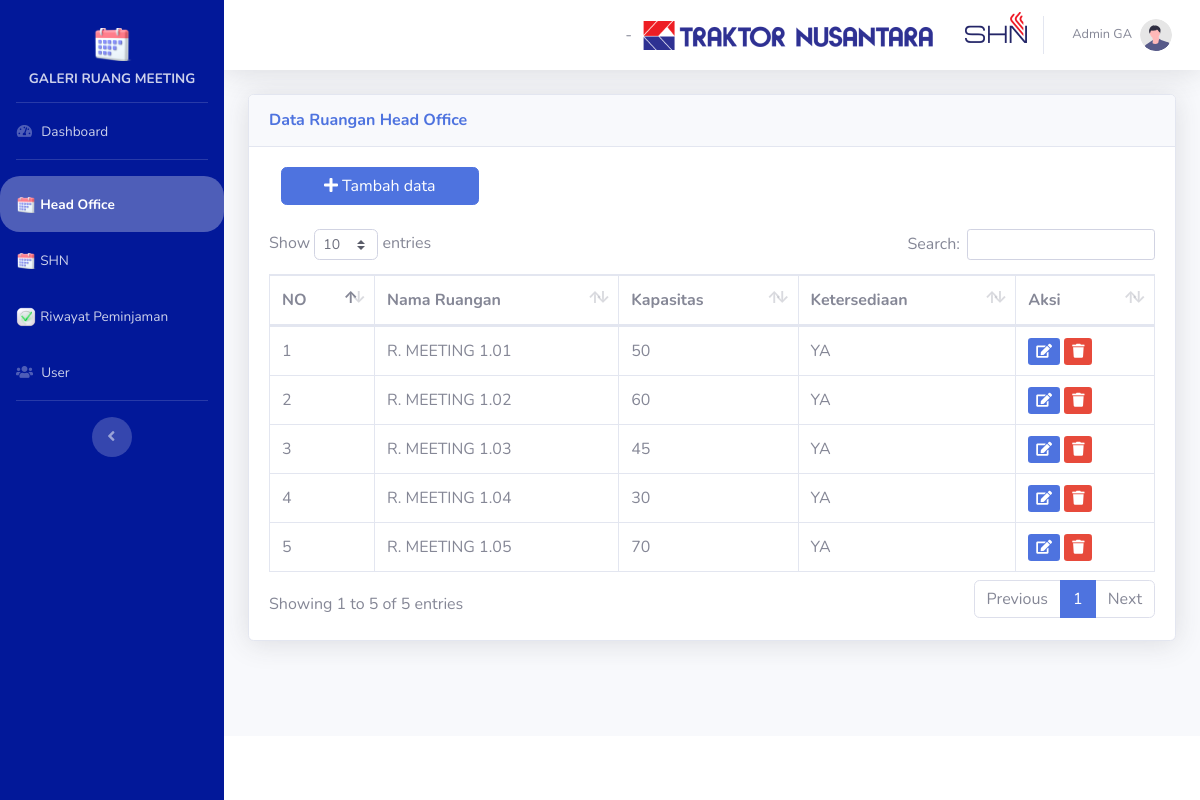
Screenshot of /tampil_sarpras_admin.php (signed in) with the database file from the repository.
### tables this page shows
CREATE TABLE `head_office` (
  `id` int(11) NOT NULL,
  `nama_ruangan` varchar(100) NOT NULL,
  `kapasitas` int(11) NOT NULL,
  `tersedia` varchar(50) NOT NULL
);

### tampil_sarpras_admin.php (the view, shortened to what this page needs)
<?php
include "koneksi.php";
?>
<!DOCTYPE html>
<html lang="en">
<?php include "header.php"; ?>
<body id="page-top">
    <div id="wrapper">
        <?php include "sidebar_admin.php"; ?>
        <div id="content-wrapper" class="d-flex flex-column">
            <div id="content">
                <?php include "topbar_admin.php"; ?>
                <div class="container-fluid">
                    <div class="card shadow mb-4">
                        <div class="card-header py-3">
                            <h6 class="m-0 font-weight-bold text-primary">Data Ruangan Head Office</h6>
                        </div>
                        <div class="card-body">
                        <div class="col-md-3">
                                    <button class="btn btn-primary btn-flat btn-block" id="tambah" data-toggle="modal"
                                        data-target="#addsk"><i class="fas fa-plus"></i> Tambah data </button>
                                </div>
                                <br>
                            <div class="table-responsive">
                                <table class="table table-bordered" id="dataTable" width="100%" cellspacing="0">
                                    <thead>
                                        <tr>
                                            <th>NO</th>
                                            <th>Nama Ruangan</th>
                                            <th>Kapasitas</th>
                                            <th>Ketersediaan</th>
                                            <th>Aksi</th>
                                        </tr>
                                    </thead>
                                    <tbody>
                                        <?php
                                        $no=0;
                                        $data = mysqli_query($koneksi, "select * from head_office");
                                        while ($d = mysqli_fetch_array($data)) {
                                            $no++;
                                        ?>
                                            <tr>
                                                <td><?php echo $no ?></td>
                                                <td><?php echo str_replace('_', ' ', $d['nama_ruangan']); ?></td>
                                                <td><?php echo $d['kapasitas']; ?></td>
                                                <td><?php echo $d['tersedia']; ?></td>
                                                <td>
                                                    <a href="edit_sarpras.php?id=<?php echo $d['id']; ?>" class="btn-sm btn-primary"><span class="fas fa-edit"></a>
                                                    <a href="hapus_sarpras.php?id=<?php echo $d['id']; ?>" class="btn-sm btn-danger"><span class="fas fa-trash"></a>
                                                </td>
                                            </tr>
                            </div>
                        <?php
                                        }
                        ?>
                        </div>
                    </div>
        <?php include "footer.php"; ?>

### header.php (shortened to what this page needs)
<head>
    <link href="vendor/fontawesome-free/css/all.min.css" rel="stylesheet" type="text/css">
    <link href="css/sb-admin-2.min.css" rel="stylesheet">
    <link href="vendor/datatables/dataTables.bootstrap4.min.css" rel="stylesheet">
    <link href="./select2/dist/css/select2.min.css" rel="stylesheet" />
</head>

### sidebar_admin.php (shortened to what this page needs)
<ul class="navbar-nav custom-card sidebar sidebar-dark " id="accordionSidebar">
<br>
    <div class="nav-item justify-content-center text-center ">
   <a class="nav-link h4 text-center p-1" href="">
   <img src="img/kalender.png"  width="40px" align="center" /><br>
       <span class="text-center"><b>GALERI RUANG MEETING</b></span>
   </a>
</div>
    <hr class="sidebar-divider my-0">
    <li class="nav-item <?php echo basename($_SERVER['PHP_SELF']) == 'index.php' ? 'active' : ''; ?>">
        <a class="nav-link" href="index.php">
            <i class="fas fa-fw fa-tachometer-alt"></i>
            <span>Dashboard</span>
        </a>
    </li>
    <hr class="sidebar-divider">
    <li class="nav-item <?php echo basename($_SERVER['PHP_SELF']) == 'tampil_sarpras_admin.php' ? 'active' : ''; ?>">
        <a class="nav-link collapsed" href="tampil_sarpras_admin.php">
            <img src="img/kalender.png" width="20px" />
            <span>Head Office</span>
        </a>
    </li>
    <li class="nav-item <?php echo basename($_SERVER['PHP_SELF']) == 'tampil_shn_admin.php' ? 'active' : ''; ?>">
        <a class="nav-link collapsed" href="tampil_shn_admin.php">
            <img src="img/kalender.png" width="20px" />
            <span>SHN</span>
        </a>
    </li>
    <li class="nav-item <?php echo basename($_SERVER['PHP_SELF']) == 'riwayat_peminjaman_admin.php' ? 'active' : ''; ?>">
        <a class="nav-link" href="riwayat_peminjaman_admin.php">
        <img src="img/riwayat.png" width="20px" />
            <span>Riwayat Peminjaman</span>
        </a>
    </li>
    <li class="nav-item <?php echo basename($_SERVER['PHP_SELF']) == 'tampil_data.php' ? 'active' : ''; ?>">
        <a class="nav-link" href="tampil_data.php?role=admin">
            <i class="fas fa-fw fa-users"></i>
            <span>User</span>
        </a>
    </li>
    <hr class="sidebar-divider">
    <div class="text-center d-none d-md-inline">
        <button class="rounded-circle border-0" id="sidebarToggle"></button>
    </div>
</ul>

### topbar_admin.php (shortened to what this page needs)
<nav class="navbar navbar-expand navbar-light bg-white topbar mb-4 static-top shadow">
  &nbsp; - &nbsp;
    <img src="img/logo.png" witdh="25px"/>
<img class="mb-3"src="img/shn.png" witdh="25px"/>
  <ul class="navbar-nav">
    <li class="nav-item dropdown no-arrow">
      <a class="nav-link dropdown-toggle" href="#" id="userDropdown" role="button" data-toggle="dropdown"
        aria-haspopup="true" aria-expanded="false">
        <span class="mr-2 d-none d-lg-inline text-gray-600 small">
          <?php echo $_SESSION['nama']; ?>
        </span>
        <img class="img-profile rounded-circle" src="img/undraw_profile.svg">
      </a>
    </li>
  </ul>
</nav>

### footer.php (shortened to what this page needs)
<footer class="sticky-footer bg-white">
</footer>

### sidebar_admin.php (style rules this page uses)
.custom-card { background-color: #021899; color: white; }
.nav-item.active { background-color: rgba(255, 255, 255, 0.3); border-radius: 20px; }

### rows the page displays
head_office: nama_ruangan "R. MEETING 1.01", kapasitas "50", tersedia "YA"
head_office: nama_ruangan "R. MEETING 1.02", kapasitas "60", tersedia "YA"
head_office: nama_ruangan "R. MEETING 1.03", kapasitas "45", tersedia "YA"
head_office: nama_ruangan "R. MEETING 1.04", kapasitas "30", tersedia "YA"
head_office: nama_ruangan "R. MEETING 1.05", kapasitas "70", tersedia "YA"

### other values shown
$_SESSION['nama'] "Admin GA"
